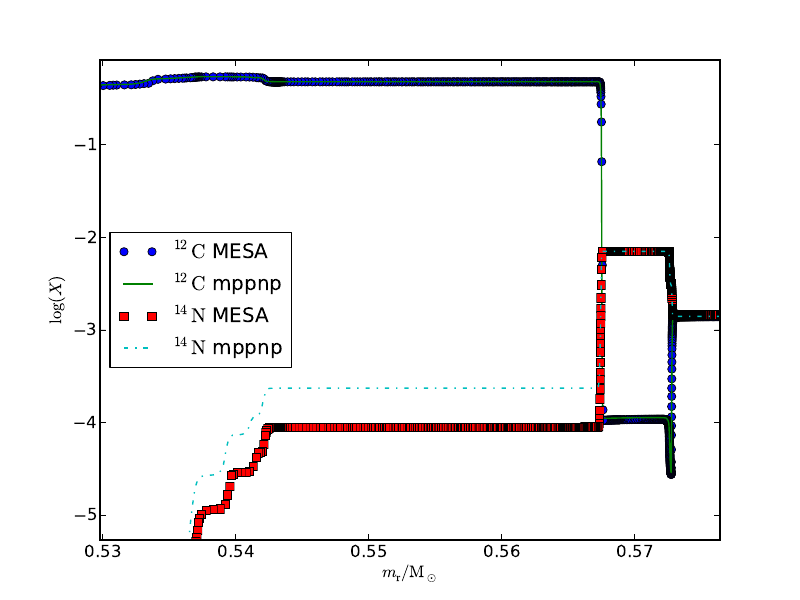

Recreate this plot in Python.
# comparison of MESA and mppnp abundance profiles for the 14th thermal
# pulse convection zone of the Set1.1 2Msun, Z=0.01 AGB sequence. The
# mass range shown includes the top of the CO code, the He-shell flash
# convection zone, the (now extinct) H-burning shell and the bottom of
# the convective envelope. The H-free core mass is 0.572Msun for that
# model.

# useage: either with ed in the ipython session or
#        $ mpython < example_figure.py

read_new=True
CADC_DIR='/tmp/nugrid/'
NUGRID_PYTHON_DIR=''  # point python to the nugrid python tools, in case 
                      # anyone does not have them already in the proper 
                      # location.  
if read_new:
    sys.path.append(NUGRID_PYTHON_DIR)
    import mesa
    import nugridse as ns
    mesa_LOGS=CADC_DIR+'data/set1/set1.1/see_wind/M2.00Z1.0e-02/LOGS'
    m=mesa.star_log(mesa_LOGS)
    s=ns.se(CADC_DIR+"data/set1/set1.1/ppd_wind/M2.00Z1.0e-02.standard/H5_out")
    p24k=mesa.mesa_profile(mesa_LOGS,24000)

m.kippenhahn(1,'model')
savefig('kippenhahn.png')

figure(2)
p24k.plot('mass','c12',legend='$^{12}\mathrm{C}$ MESA',shape='o',logy=True)
s.plot('mass','C-12',fname=24000,shape='-',legend='$^{12}\mathrm{C}$ mppnp',logy=True)
p24k.plot('mass','n14',legend='$^{14}\mathrm{N}$ MESA',shape='s',logy=True)
s.plot('mass','N-14',fname=24000,shape='-.',legend='$^{14}\mathrm{N}$ mppnp',logy=True)
legend(loc=6)
xlim(0.52984261186264314, 0.5764659209157128)
ylim(-5.27, -0.084)
ylabel('$\\log(X)$')
xlabel('$m_\mathrm{r} / \mathrm{M}_\odot$')
title('')
savefig('example_figure.pdf')
